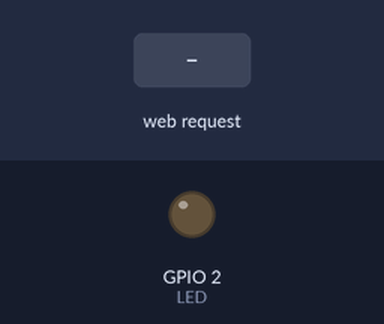
Simulated run of this program. Board: ESP32. Shown: output pins drawn as LEDs (lit = HIGH). Inputs (shaded band) come from the test bench. What the program prints to the serial monitor is not drawn.

Above: at 1.2 s.
1.3 s: HTTP request GET /ledOn received
At 2.1 s:
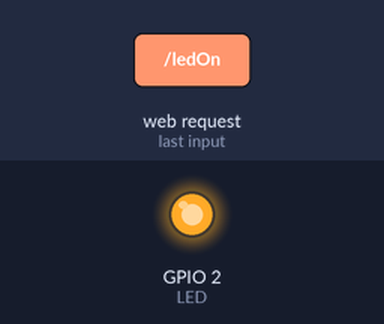
2.8 s: HTTP request GET /ledOff received
At 3.2 s:
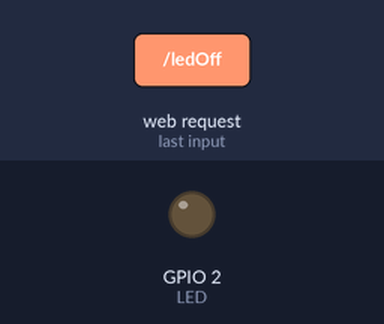
Timing chart, 0 to 5.8 s (numbered marks = the images above; inputs shaded):
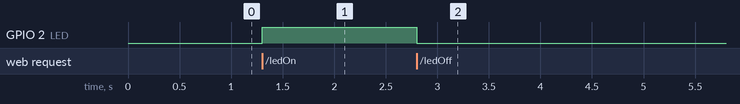

Measured:
- after the input at 1.3 s, GPIO 2 (LED): LOW → HIGH at once
- after the input at 2.8 s, GPIO 2 (LED): HIGH → LOW at once

The program:

main.cpp
```cpp
#include <WiFi.h>
#include <WebServer.h>

const int LED = 2;

const char *ssid = "ESP32_AP";
const char *password = "password";

WebServer server(80);

void setup() {
  Serial.begin(115200);
  pinMode(LED, OUTPUT);

  WiFi.mode(WIFI_AP);
  WiFi.softAP(ssid, password);

  IPAddress myIP = WiFi.softAPIP();
  Serial.print("ESP32 IP address: ");
  Serial.println(myIP);

  server.on("/", []() {
    String html = "<h1>ESP32 Web Server</h1>";
    html += "<p><a href='/ledOn'><button>Ligar LED</button></a></p>";
    html += "<p><a href='/ledOff'><button>Desligar LED</button></a></p>";
    server.send(200, "text/html", html);
  });

  server.on("/ledOn", []() {
    digitalWrite(LED, HIGH);
    String html = "<h1>ESP32 Web Server</h1>";
    html += "<p><a href='/ledOn'><button>Ligar LED</button></a></p>";
    html += "<p><a href='/ledOff'><button>Desligar LED</button></a></p>";
    server.send(200, "text/html", html);
  });

  server.on("/ledOff", []() {
    digitalWrite(LED, LOW);
    String html = "<h1>ESP32 Web Server</h1>";
    html += "<p><a href='/ledOn'><button>Ligar LED</button></a></p>";
    html += "<p><a href='/ledOff'><button>Desligar LED</button></a></p>";
    server.send(200, "text/html", html);
  });

  server.begin();
  Serial.println("Web server started!");
}

void loop() {
  server.handleClient();
}
```
